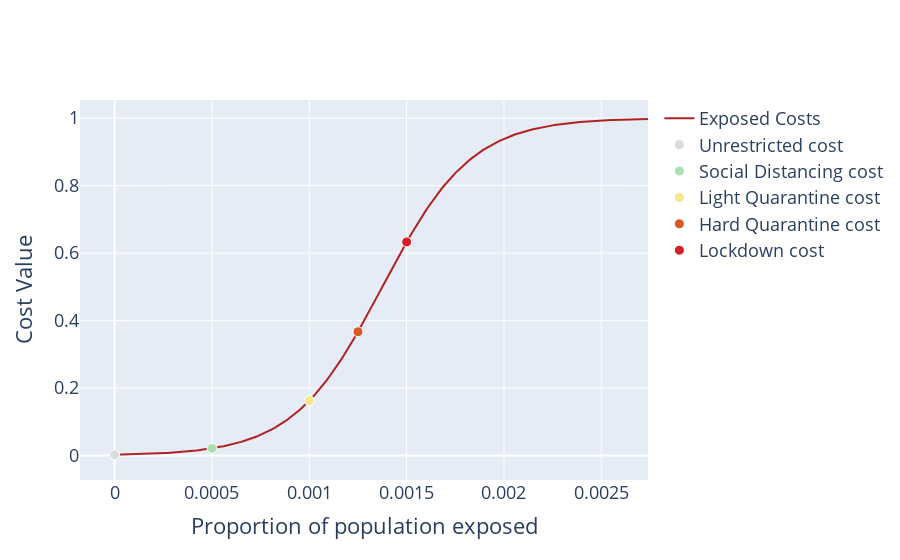

Write notebook code for a chart like this one.
### Code cell
from scipy.special import expit

def normallize_to_range(x,  x_min, x_max, scale=1, a=-6, b=6):
    x = (x - x_min)/(x_max - x_min)
    x = (x*(b-a)) + a
    return x

def exposed_cost(h, limit=0.00275, scale=1):
    y = expit(normallize_to_range(h, 0, limit, scale))
    return y*scale
 

fig = go.Figure()

costs = {}

x = np.arange(0, 0.00275, 0.00001)
y = list(map(exposed_cost, x))
fig.add_scatter(x=x, y=y,name='Exposed Costs',marker=dict(color='Firebrick'))


for values in [(0, 'Unrestricted'), (0.0005, 'Social Distancing'),
               (0.001, 'Light Quarantine'), (0.00125, 'Hard Quarantine'),
               (0.0015, 'Lockdown')]:
    
    x, name = values[0], values[1]
    y = exposed_cost(x)
    costs[name] = y
    fig.add_scatter(x=[x], y=[y], name=name+' cost', 
                    mode = 'markers', marker=dict(size=[10], color=color_map[name],
                                                 opacity=1))
    
fig.update_layout( 
    #title='Cost of number of exposed and equivalent action costs',
    #paper_bgcolor='rgba(0,0,0,0)', plot_bgcolor='rgba(0,0,0,0)',
    xaxis = dict(
        title_text = "Proportion of population exposed",
    ),
    yaxis = dict(
        title_text = "Cost Value",
    ),

    font=dict(
        size=18,
    )
)

fig.show()
costs

### Figure 1 — Plotly figure (JSON) as saved in the notebook; plotly's stock layout.template omitted (floating-point values rounded to 4 significant figures; data arrays with more than 128 entries replaced by an {"elided": "..."} marker saying what was removed)
{"data": [{"marker": {"color": "Firebrick"}, "name": "Exposed Costs", "type": "scatter", "x": {"elided": "275 float values"}, "y": {"elided": "275 float values"}}, {"marker": {"color": "rgb(0.86, 0.86, 0.86)", "opacity": 1, "size": [10]}, "mode": "markers", "name": "Unrestricted cost", "type": "scatter", "x": [0], "y": [0.002473]}, {"marker": {"color": "rgb(0.67, 0.88, 0.69)", "opacity": 1, "size": [10]}, "mode": "markers", "name": "Social Distancing cost", "type": "scatter", "x": [0.0005], "y": [0.0215]}, {"marker": {"color": "rgb(0.97, 0.91, 0.56)", "opacity": 1, "size": [10]}, "mode": "markers", "name": "Light Quarantine cost", "type": "scatter", "x": [0.001], "y": [0.163]}, {"marker": {"color": "rgb(0.85, 0.35, 0.13)", "opacity": 1, "size": [10]}, "mode": "markers", "name": "Hard Quarantine cost", "type": "scatter", "x": [0.00125], "y": [0.3669]}, {"marker": {"color": "rgb(0.83, 0.13, 0.15)", "opacity": 1, "size": [10]}, "mode": "markers", "name": "Lockdown cost", "type": "scatter", "x": [0.0015], "y": [0.6331]}], "layout": {"font": {"size": 18}, "xaxis": {"title": {"text": "Proportion of population exposed"}}, "yaxis": {"title": {"text": "Cost Value"}}}}
